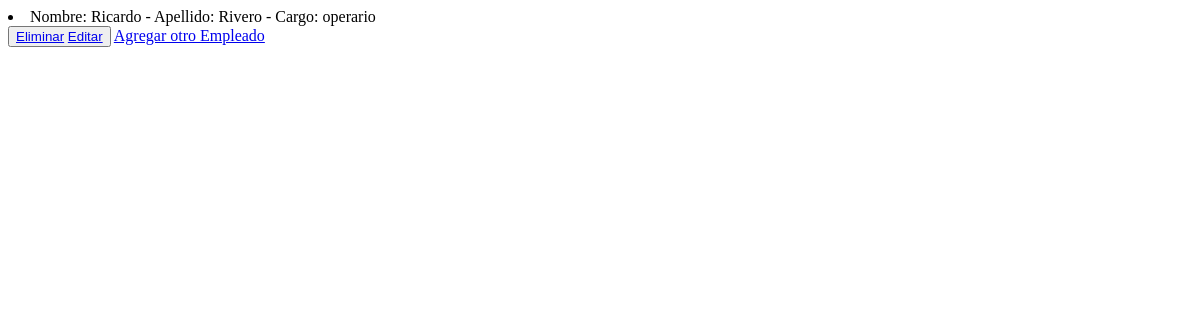
The page /carga_empleados/leerEmpleados on the database as committed earlier.
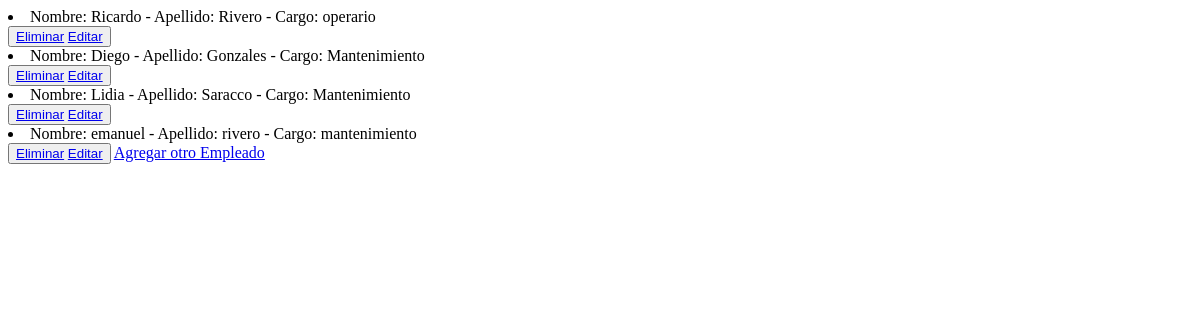
The same page on the database as committed later.
### carga_empleados/models.py (models this page shows)
class Empleado(models.Model):
    nombre = models.CharField(max_length=100)
    apellido = models.CharField(max_length=100)
    cargo = models.CharField(max_length=100)
    def __str__ (self):
        return f'Nombre: {self.nombre} - Apellido: {self.apellido} - Cargo: {self.cargo}'

### carga_empleados/views.py (the view)
# urls.py: path('leerEmpleados',views.leerempleados,name='LeerEmpleados'),
def leerempleados(request):
     empleados = Empleado.objects.all()
     contexto = {'empleados':empleados}
     return render(request,'carga_empleados/leerEmpleados.html', contexto)

### carga_empleados/templates/carga_empleados/leerEmpleados.html (shortened to what this page needs)
<!DOCTYPE html>
<html lang="en">
<head>
</head>
<body>
    {% for e in empleados %}
        <li>{{e}}</li>
        <button>
            <a href="{% url 'eliminarEmpleado' e.nombre %}">Eliminar</a>
            <a href="{% url 'editarEmpleado' e.nombre %}">Editar</a>
        </button>
    {%endfor%}
    <a href="empleados"> Agregar otro Empleado</a>
</body>
</html>

Rows that differ between the two databases and show on the page:
added Empleado: nombre+apellido+cargo "Nombre: Diego - Apellido: Gonzales - Cargo: Mantenimiento"
added Empleado: nombre+apellido+cargo "Nombre: Lidia - Apellido: Saracco - Cargo: Mantenimiento"
added Empleado: nombre+apellido+cargo "Nombre: emanuel - Apellido: rivero - Cargo: mantenimiento"
